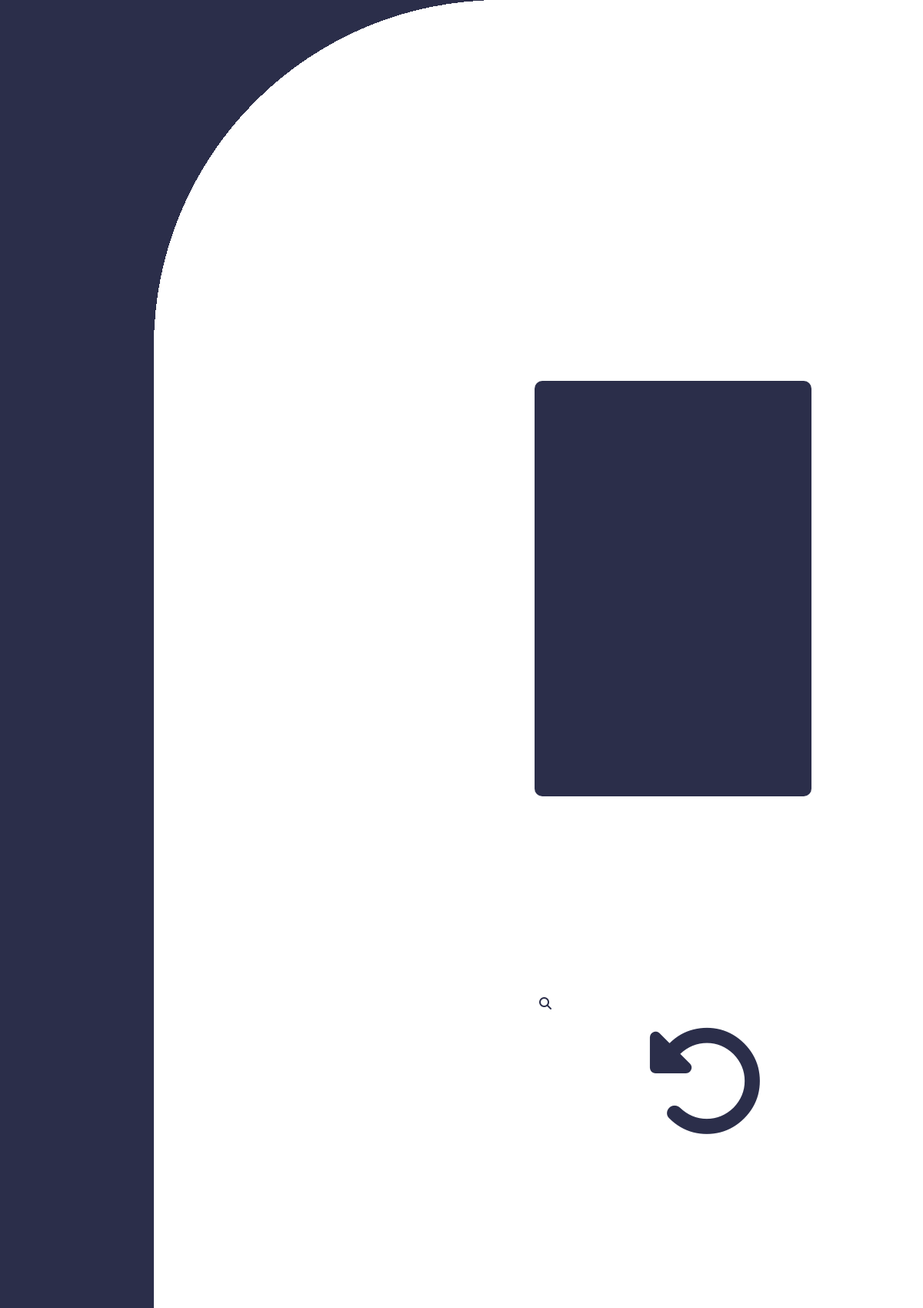
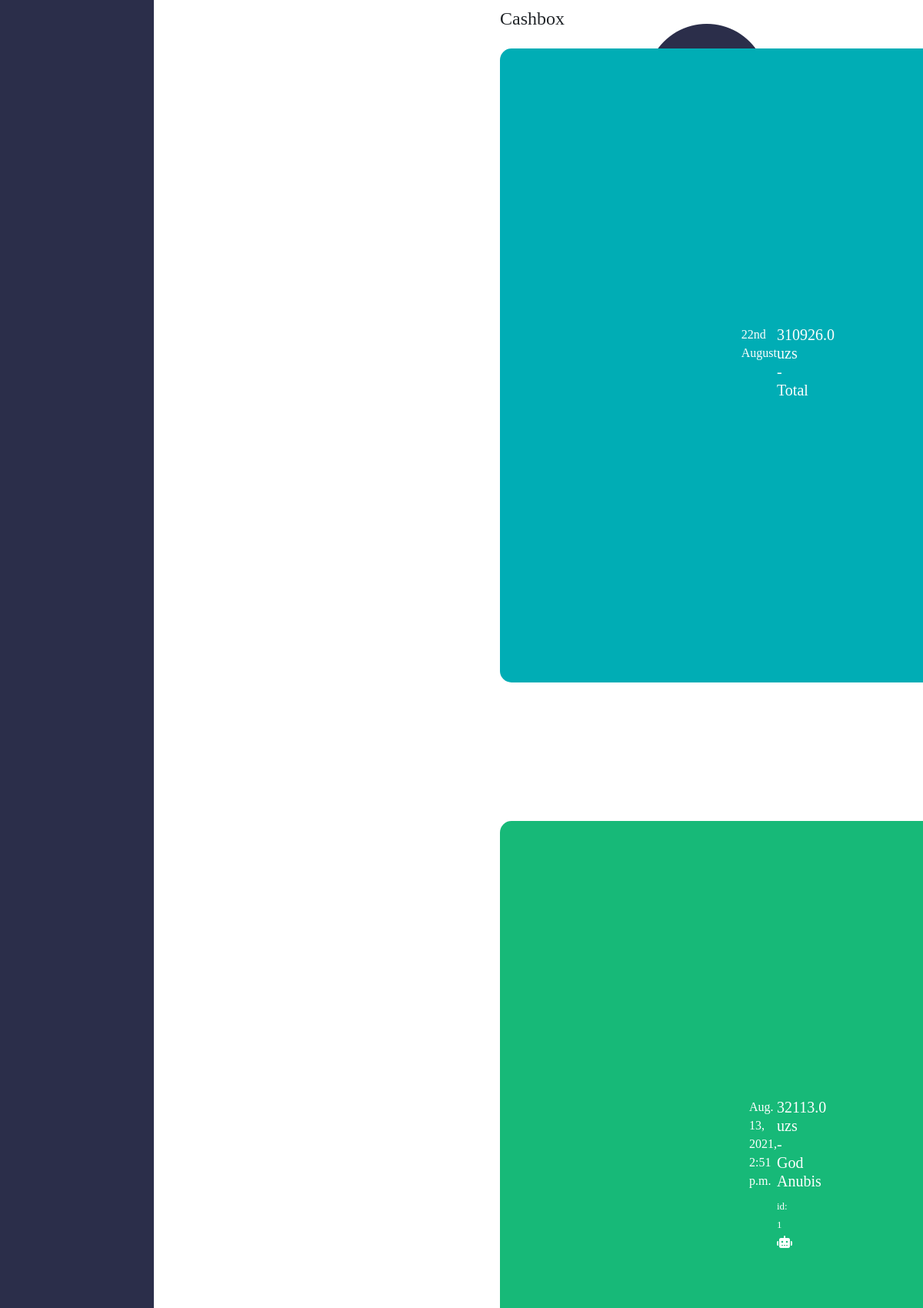
The app's page /cashbox/ (signed in, upper part) with its own data (2 pictures, top to bottom).
### bot/models.py (models this page shows, shortened)
class Order(models.Model):
	customer_id = models.IntegerField(default = 0)
	customer_username = models.CharField(max_length = 100)
	customer_phone = models.CharField(max_length = 30)
	customer_location = models.CharField(max_length = 40)
	customer_name = models.CharField(max_length = 100)
	order = models.JSONField(default = list)
	source = models.CharField(max_length = 10, default = 'cash-register')
	price = models.FloatField(max_length = 30)
	status = models.CharField(max_length = 10, default = 'pending')
	date = models.DateTimeField()

### interface/views.py (the view)
# urls.py: path('cashbox/', views.cashbox, name = 'cashbox'),
@login_required
def cashbox(request):
	if request.user.username != 'dev':
		return HttpResponseRedirect(reverse('dashboard', args = ('pending',)))
	orders = Order.objects.all()
	return render(request, 'cashbox.html', {'orders': orders})

### interface/templatetags/order-filters.py (called while the page is built)
@register.filter
def summ(orders):
	total = 0
	for order in orders:
		if order.status == 'done':
			total+=order.price
	return total

### interface/templates/cashbox.html
{% extends 'dashboard.html' %}
{% load order-filters %}
{% block main %}
	<h4>Cashbox</h4>
	<div class="row mt-4">
		<div class="col-md-12">
			<div class="cashbox-card cashbox-card-total">
					<p style="float: right;">{% now "jS F" %}</p>
					<h5>{{ orders|summ }} uzs - Total</h5>
				</div>
			{% if orders %}
			{% for order in orders %}
				<div class="cashbox-card cashbox-card-{{order.status}}">
					<p style="float: right;">{{order.date}}</p>
					<h5>{{order.price}} uzs - {{order.customer_name}}</h5>
					<font size="2">id: {{order.id}}&emsp;</font><span class="fas fa-{{order.source}}"></span>
				</div>
			{% endfor %}
			{% else %}
				<p>No orders for today</p>
			{% endif %}
		</div>
	</div>
{% endblock %}

### interface/static/style.css (style rules this page uses)
* { transition: .3s ease; font-family: Segoe; }
.cashbox-card { width: 100%; padding: 4vh; color: white; margin-bottom: 2vh; border-radius: 15px; }
.cashbox-card-done { background: #17B978; }
.cashbox-card-total { background: #00ADB5; }

### records on screen
Order: status+price "310926.0", date "Aug. 13, 2021, 2:51 p.m.", price "32113.0", customer_name "God Anubis", id "1"
